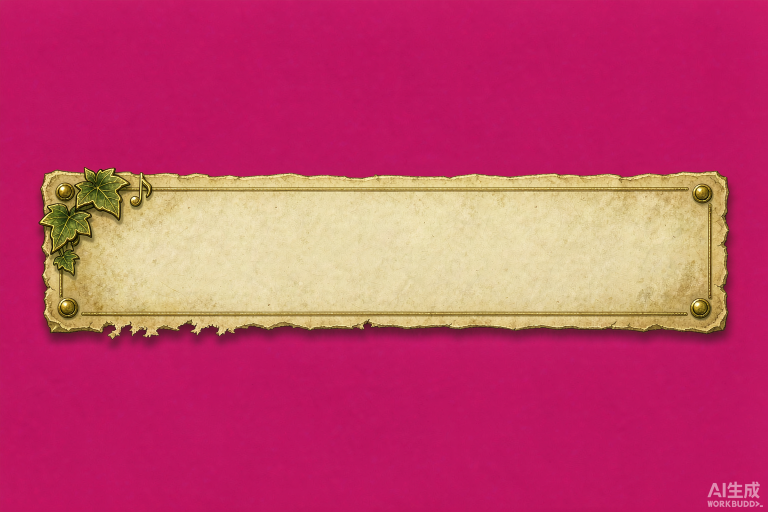
#> input picture art_src/2026-10-22_卷卷对话框/FULL_BLEED_small_horizontal_na_2026-10-22T07-48-30.png, 1536 x 1024 px, found by its file name (shown at 1/2 size)
$ python _cut_heroes.py
#> lines starting #> are read from the running program, lines starting #| are printed output that depends on the picture
# -*- coding: utf-8 -*-
"""立绘（洋红底）抠图 + 名称牌粉边清理。覆盖 assets/ui/curtain_hero_*.png。"""
import os
from PIL import Image, ImageDraw

ROOT = r"E:/work/card_rogue"
SRC = os.path.join(ROOT, "art_src/2026-10-22_卷卷对话框")
UI = os.path.join(ROOT, "assets/ui")

HEROES = {
    "forest": "EXACT_SAME_CHARACTER_as_the_re_2026-10-22T07-54-13.png",
    "rogue": "EXACT_SAME_CHARACTER_as_the_re_2026-10-22T07-54-39.png",
    "mech": "EXACT_SAME_CHARACTER_as_the_re_2026-10-22T07-55-07.png",
}


def largest_label(fg, sw, sh):
    lab = [[0] * sw for _ in range(sh)]
    cur = 0
    sizes = {}
    for y in range(sh):
        for x in range(sw):
            if fg[y][x] and lab[y][x] == 0:
                cur += 1
                cnt = 0
                st = [(x, y)]
                lab[y][x] = cur
                while st:
                    cx, cy = st.pop()
                    cnt += 1
                    for nx, ny in ((cx + 1, cy), (cx - 1, cy), (cx, cy + 1), (cx, cy - 1)):
                        if 0 <= nx < sw and 0 <= ny < sh and fg[ny][nx] and lab[ny][nx] == 0:
                            lab[ny][nx] = cur
                            st.append((nx, ny))
                sizes[cur] = cnt
    big = max(sizes, key=sizes.get) if sizes else 0
    return lab, big


def mat(src, dst, thresh=52, pink_clean=True, kill_rect=None):
#> called with thresh = 52, pink_clean = True
    im = Image.open(src).convert("RGB")
#> im is the input picture: PIL image 1536x1024 RGB; mean R, G, B 194.4, 67.3, 106.3
    w, h = im.size
#> w = 1536; h = 1024
    work = im.copy()
    MARK = (255, 0, 255)
    for seed in [(0, 0), (w - 1, 0), (0, h - 1), (w - 1, h - 1)]:
        if work.getpixel(seed) != MARK:
            ImageDraw.floodfill(work, seed, MARK, thresh=thresh)
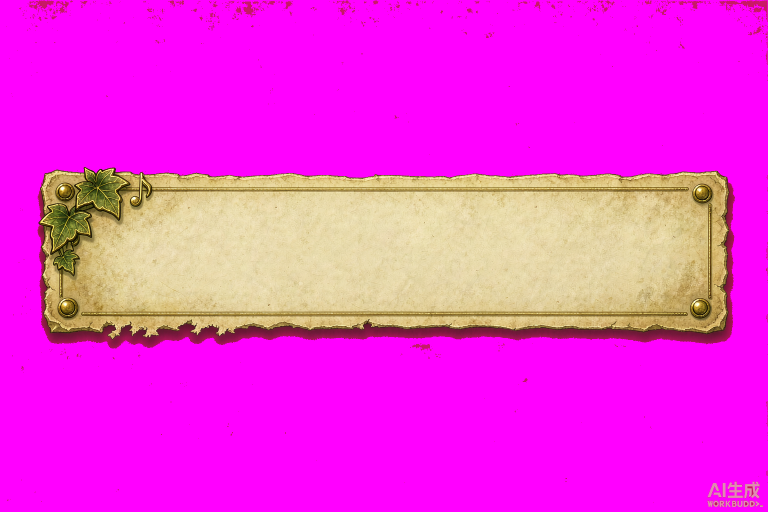
#> work: PIL image 1536x1024 RGB (shown at 1/2 size); mean R, G, B 239.8, 52.5, 217.8
    if kill_rect is not None:
        # 右下角水印直接整块抹掉（它在洋红区里、颜色是灰白，抠不掉也留不得）
        x0, y0, x1, y1 = kill_rect
        ImageDraw.Draw(work).rectangle([x0, y0, min(x1, w - 1), min(y1, h - 1)], fill=MARK)
    px = work.load()
    ds = 4
    sw, sh = max(1, w // ds), max(1, h // ds)
#> sw = 384; sh = 256
    fg = [[False] * sw for _ in range(sh)]
    for y in range(sh):
        for x in range(sw):
            found = False
            for yy in range(y * ds, min((y + 1) * ds, h)):
                for xx in range(x * ds, min((x + 1) * ds, w)):
                    if px[xx, yy] != MARK:
                        found = True
                        break
                if found:
                    break
            fg[y][x] = found
    lab, big = largest_label(fg, sw, sh)
#> big = 217
    srcpx = im.load()
    out = Image.new("RGBA", (w, h), (0, 0, 0, 0))
#> out: PIL image 1536x1024 RGBA; every value is 0
    opx = out.load()
    for y in range(h):
        ly = min(y // ds, sh - 1)
        for x in range(w):
            if px[x, y] == MARK or lab[ly][min(x // ds, sw - 1)] != big:
                continue
            r, g, b = srcpx[x, y]
            if pink_clean and r > 175 and b > 175 and g < 130 and (r - g) > 70 and (b - g) > 70:
                continue          # 洋红溢色（含名称牌上的粉边）
            opx[x, y] = (r, g, b, 255)
    bbox = out.getbbox()
#> bbox = (75, 334, 1470, 697)
    if bbox:
        out = out.crop(bbox)
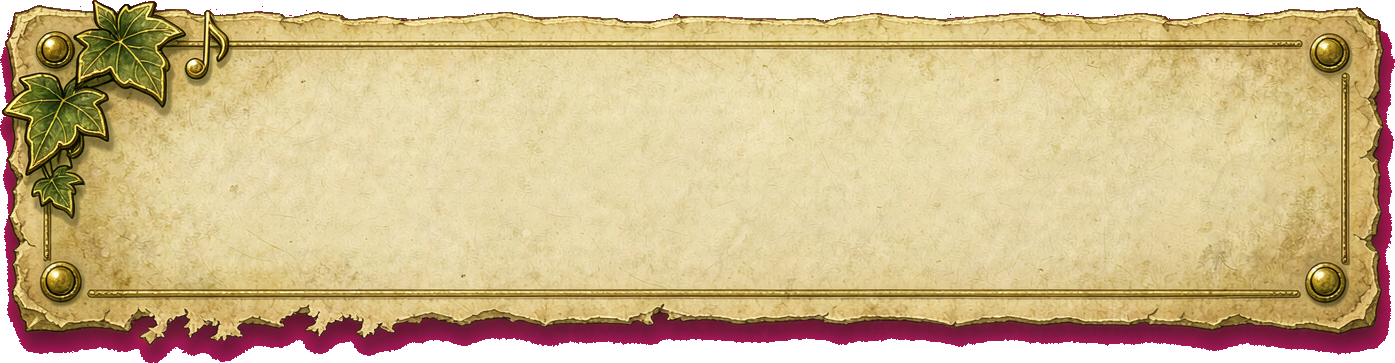
#> out: PIL image 1395x363 RGBA; mean R, G, B, A 184.6, 162, 118.1, 230.7; transparent parts drawn white
    out.save(dst)
    return out.size


# 1) 名称牌重抠（去掉右/下沿那圈粉边）
print("curtain_plate", mat(os.path.join(SRC, "FULL_BLEED_small_horizontal_na_2026-10-22T07-48-30.png"),
                          os.path.join(UI, "curtain_plate.png")))
# 2) 对话框重抠（同一套规则，粉边一起清）
print("curtain_box", mat(os.path.join(SRC, "FULL_BLEED_horizontal_dialogue_2026-10-22T07-47-57.png"),
                         os.path.join(UI, "curtain_box.png")))
#> call 2 of mat, with thresh = 52, pink_clean = True
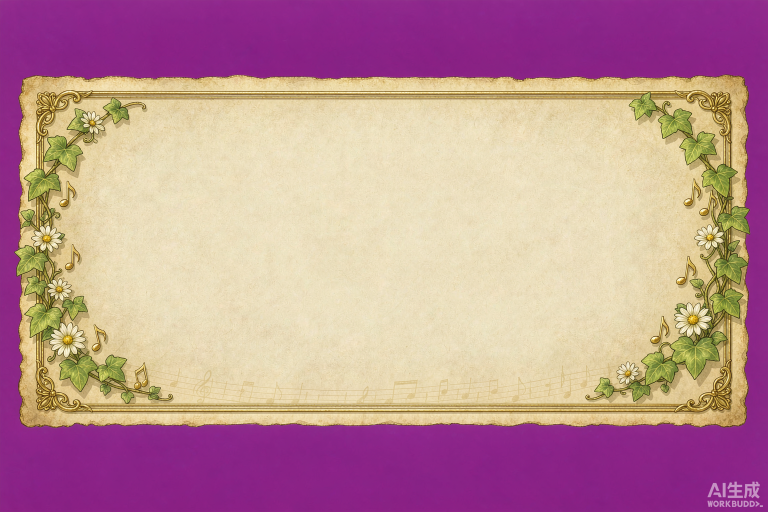
#> input picture art_src/2026-10-22_卷卷对话框/FULL_BLEED_horizontal_dialogue_2026-10-22T07-47-57.png, 1536 x 1024 px, found by its file name (shown at 1/2 size)
#> in mat, im is the input picture: PIL image 1536x1024 RGB; mean R, G, B 190.3, 143.6, 150.1
#> after the loop in mat (call 2), `for seed in [(0, 0), (w - 1, 0), (0, h - 1), (w - 1, h - 1)]:`:
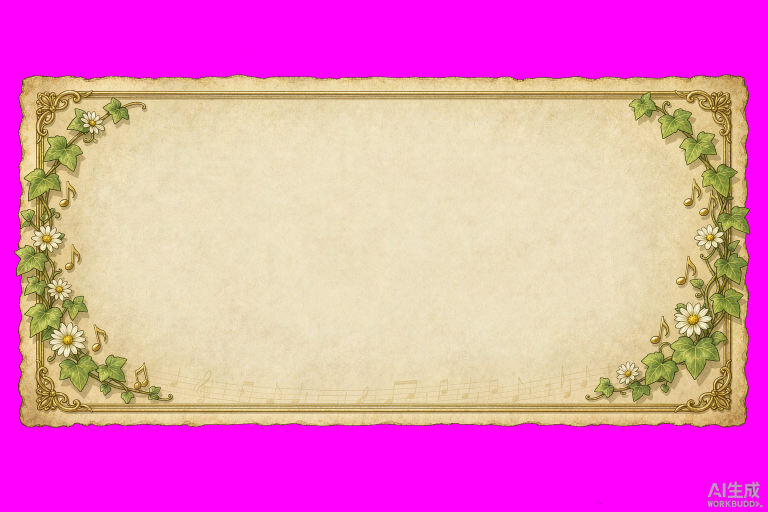
#> work: PIL image 1536x1024 RGB (shown at 1/2 size); mean R, G, B 231.5, 131, 192.5
#> in mat (call 2), `bbox = out.getbbox()`: bbox = (28, 149, 1501, 856)
#> in mat (call 2), `out = out.crop(bbox)`:
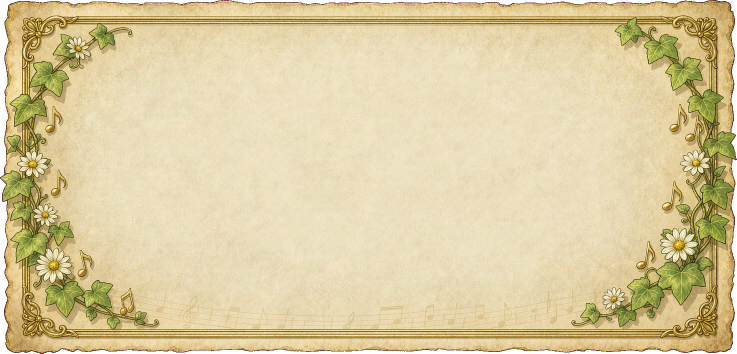
#> out: PIL image 1473x707 RGBA (shown at 1/2 size); mean R, G, B, A 213, 197.5, 154.2, 248.4; transparent parts drawn white
# 3) 立绘
for key, fn in HEROES.items():
    sz = mat(os.path.join(SRC, fn), os.path.join(UI, "curtain_hero_%s.png" % key),
             kill_rect=(760, 1430, 1024, 1536))
#> call 3 of mat, with thresh = 52, pink_clean = True, kill_rect = (760, 1430, 1024, 1536)
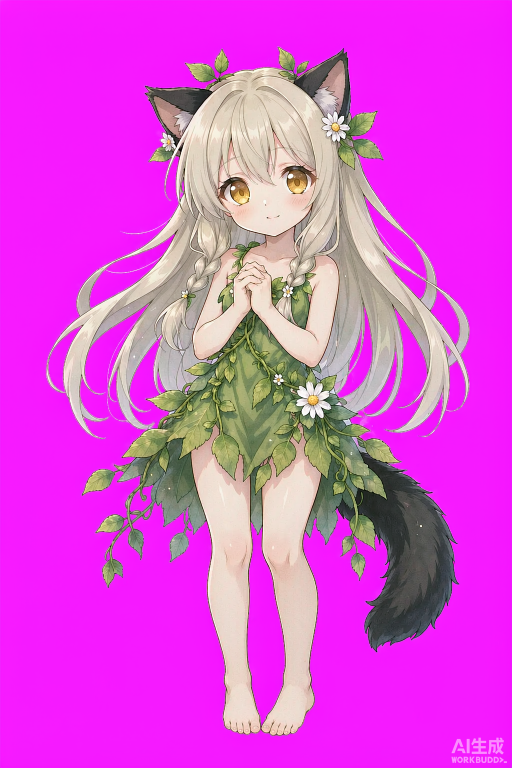
#> input picture art_src/2026-10-22_卷卷对话框/EXACT_SAME_CHARACTER_as_the_re_2026-10-22T07-54-13.png, 1024 x 1536 px, found by its file name (shown at 1/2 size)
#> in mat, im is the input picture: PIL image 1024x1536 RGB; mean R, G, B 219.3, 76.9, 215.3
#> in mat (call 3), `out = Image.new("RGBA", (w, h), (0, 0, 0, 0))`: out: PIL image 1024x1536 RGBA; every value is 0
#> in mat (call 3), `bbox = out.getbbox()`: bbox = (92, 93, 939, 1472)
#> in mat (call 3), `out = out.crop(bbox)`:
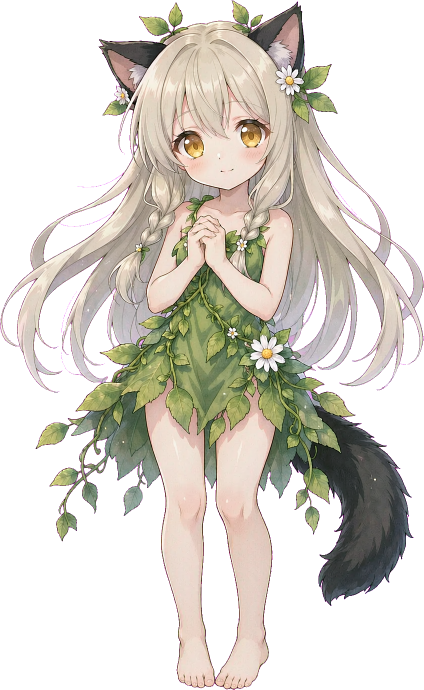
#> out: PIL image 847x1379 RGBA (shown at 1/2 size); mean R, G, B, A 85.8, 81.4, 72.8, 125.5; transparent parts drawn white
    print("curtain_hero_%s" % key, sz)
#| curtain_hero_forest (847, 1379)
#> pass 2 of the loop `for key, fn in HEROES.items():`:
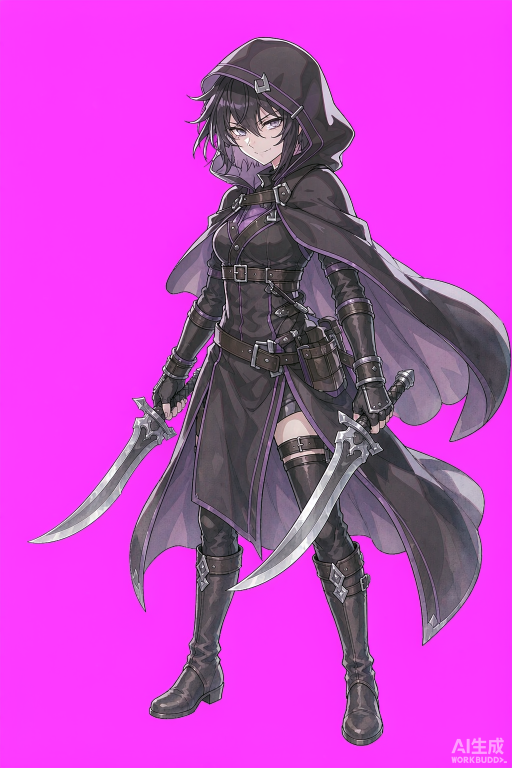
#> input picture art_src/2026-10-22_卷卷对话框/EXACT_SAME_CHARACTER_as_the_re_2026-10-22T07-54-39.png, 1024 x 1536 px, found by its file name (shown at 1/2 size)
#> in mat, im is the input picture: PIL image 1024x1536 RGB; mean R, G, B 197.1, 69.6, 199.4
#> bbox = (55, 74, 1022, 1492)
#> in mat (call 4), `out = out.crop(bbox)`:
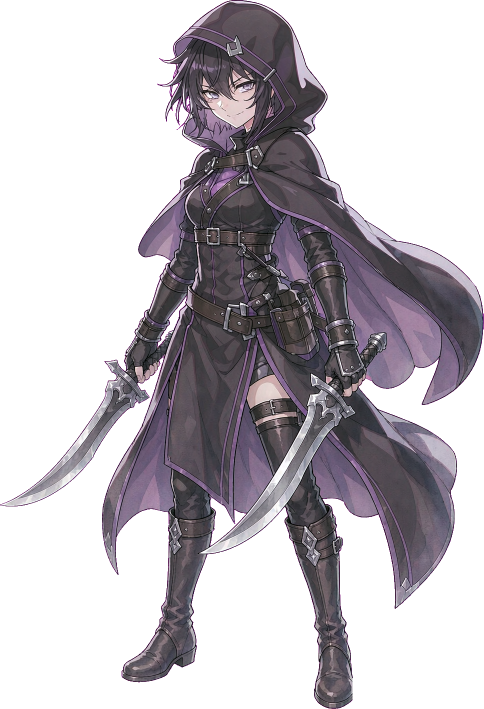
#> out: PIL image 967x1418 RGBA (shown at 1/2 size); mean R, G, B, A 42.1, 37.8, 43.2, 106.5; transparent parts drawn white
#| curtain_hero_rogue (967, 1418)
#> pass 3 of the loop `for key, fn in HEROES.items():`:
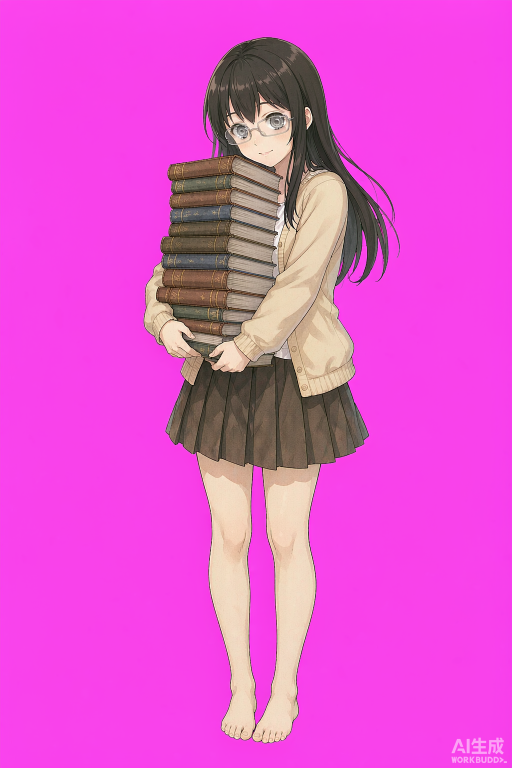
#> input picture art_src/2026-10-22_卷卷对话框/EXACT_SAME_CHARACTER_as_the_re_2026-10-22T07-55-07.png, 1024 x 1536 px, found by its file name (shown at 1/2 size)
#> in mat, im is the input picture: PIL image 1024x1536 RGB; mean R, G, B 227.2, 82.1, 207.4
#> bbox = (287, 74, 800, 1487)
#> in mat (call 5), `out = out.crop(bbox)`:
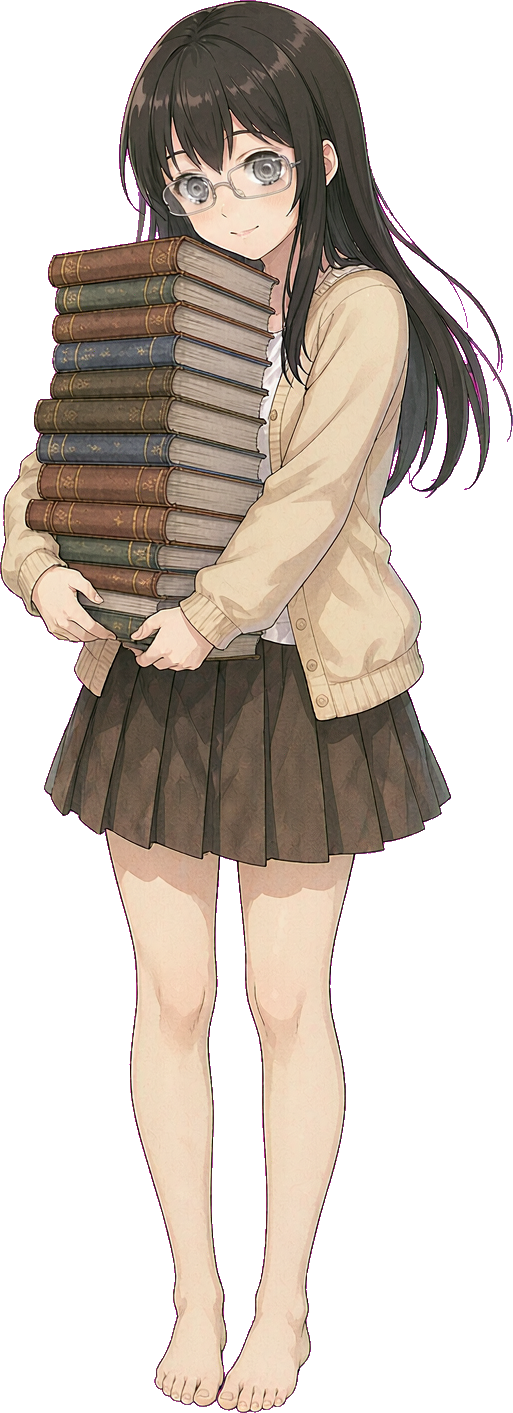
#> out: PIL image 513x1413 RGBA; mean R, G, B, A 79.1, 69.2, 60.4, 129.5; transparent parts drawn white
#| curtain_hero_mech (513, 1413)
print("DONE")
